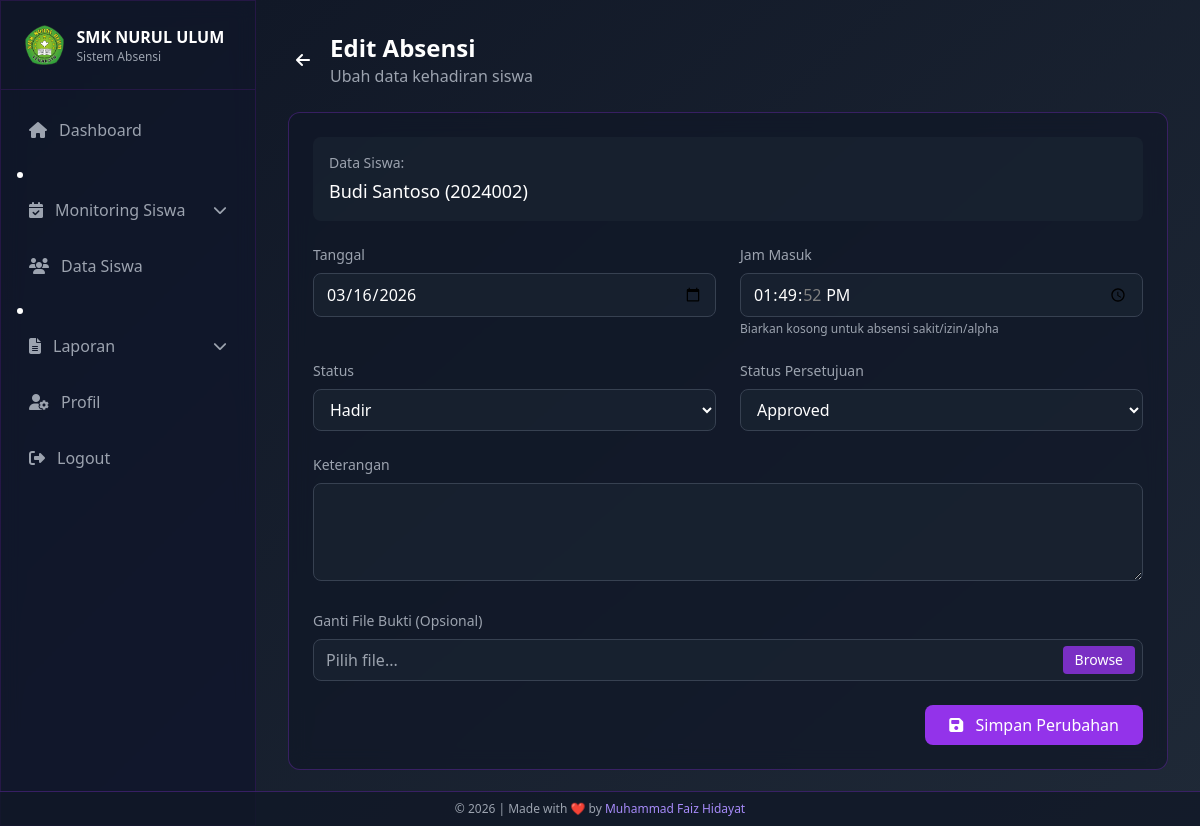
Page /admin/absensi/edit.php?id=57 (signed in) on the committed database.
### tables this page shows
CREATE TABLE `absensi` (
  `id` int NOT NULL AUTO_INCREMENT,
  `siswa_id` int NOT NULL,
  `tanggal` date NOT NULL,
  `jam_masuk` time DEFAULT NULL,
  `status` enum('Hadir','Sakit','Izin','Terlambat','Alpha') NOT NULL,
  `keterangan` text,
  `bukti_foto` varchar(255) DEFAULT NULL,
  `bukti_file` varchar(255) DEFAULT NULL,
  `approval_status` enum('Pending','Approved','Rejected') DEFAULT 'Pending',
  `created_at` timestamp NOT NULL DEFAULT CURRENT_TIMESTAMP,
  `updated_at` timestamp NOT NULL DEFAULT CURRENT_TIMESTAMP ON UPDATE CURRENT_TIMESTAMP,
  PRIMARY KEY (`id`),
  KEY `siswa_id` (`siswa_id`),
  KEY `tanggal` (`tanggal`),
  CONSTRAINT `fk_absensi_siswa` FOREIGN KEY (`siswa_id`) REFERENCES `siswa` (`id`) ON DELETE CASCADE
);

CREATE TABLE `siswa` (
  `id` int NOT NULL AUTO_INCREMENT,
  `user_id` int DEFAULT NULL COMMENT 'FK ke tabel users',
  `nis` varchar(20) NOT NULL,
  `nama_lengkap` varchar(100) NOT NULL,
  `kelas` enum('10','11','12') NOT NULL,
  `jurusan` enum('RPL','DKV','AK','BR','MP','TKR','TKJ','TSM','TKI','OTKP') NOT NULL,
  `email` varchar(100) NOT NULL,
  `password` varchar(255) NOT NULL,
  `foto_profil` varchar(255) DEFAULT 'assets/default/photo-profile.png',
  `created_at` timestamp NOT NULL DEFAULT CURRENT_TIMESTAMP,
  `updated_at` timestamp NOT NULL DEFAULT CURRENT_TIMESTAMP ON UPDATE CURRENT_TIMESTAMP,
  PRIMARY KEY (`id`),
  UNIQUE KEY `nis` (`nis`),
  UNIQUE KEY `email` (`email`),
  KEY `fk_siswa_user` (`user_id`),
  CONSTRAINT `fk_siswa_user` FOREIGN KEY (`user_id`) REFERENCES `users` (`id`) ON DELETE SET NULL
);

### admin/absensi/edit.php (the view, shortened to what this page needs)
<?php
require_once '../../config/database.php';
$id = $_GET['id'];
$sql = "SELECT a.*, s.nama_lengkap, s.nis
        FROM absensi a
        JOIN siswa s ON a.siswa_id = s.id
        WHERE a.id = :id";
$stmt = $conn->prepare($sql);
$stmt->execute(['id' => $id]);
$absensi = $stmt->fetch(PDO::FETCH_ASSOC);
?>
<!DOCTYPE html>
<html lang="en">
<head>
    <script src="https://cdn.tailwindcss.com"></script>
    <link rel="stylesheet" href="https://cdnjs.cloudflare.com/ajax/libs/font-awesome/6.4.2/css/all.min.css">
</head>
<body class="min-h-screen text-white bg-fixed">
    <aside id="sidebar"
        class="fixed top-0 left-0 h-screen w-64 glass-effect border-r border-purple-900/30 z-50 sidebar-transition -translate-x-full lg:translate-x-0">
        <div class="flex items-center justify-between p-4 lg:p-6 border-b border-purple-900/30">
            <div class="flex items-center gap-3">
                <img src="../../assets/default/logosmk.png" alt="SMK NURUL ULUM" class="h-8 lg:h-10 w-auto">
                <div>
                    <h1 class="font-semibold text-sm lg:text-base">SMK NURUL ULUM</h1>
                    <p class="text-xs text-gray-400">Sistem Absensi</p>
                </div>
            </div>
        </div>
        <nav class="p-4 space-y-2 overflow-y-auto no-scrollbar" style="max-height: calc(100vh - 76px);">
            <a href="../dashboard/"
                class="flex items-center gap-3 text-gray-400 p-3 rounded-lg hover:bg-purple-500/10 transition-colors">
                <i class="fas fa-home"></i><span>Dashboard</span>
            </a>
            <li class="relative group">
                <button
                    class="flex items-center gap-3 text-gray-400 p-3 rounded-lg hover:bg-purple-500/10 transition-colors w-full">
                    <i class="fas fa-calendar-check"></i><span>Monitoring Siswa</span>
                    <i class="fas fa-chevron-down ml-auto text-sm"></i>
                </button>
            </li>
            <a href="../siswa/"
                class="flex items-center gap-3 text-gray-400 p-3 rounded-lg hover:bg-purple-500/10 transition-colors">
                <i class="fas fa-users"></i><span>Data Siswa</span>
            </a>
            <li class="relative group">
                <button
                    class="flex items-center gap-3 text-gray-400 p-3 rounded-lg hover:bg-purple-500/10 transition-colors w-full">
                    <i class="fas fa-file-alt"></i><span>Laporan</span>
                    <i class="fas fa-chevron-down ml-auto text-sm"></i>
                </button>
            </li>
            <a href="../profil/"
                class="flex items-center gap-3 text-gray-400 p-3 rounded-lg hover:bg-purple-500/10 transition-colors">
                <i class="fas fa-user-cog"></i><span>Profil</span>
            </a>
            <a href="../logout.php"
                class="flex items-center gap-3 text-gray-400 p-3 rounded-lg hover:bg-red-500/10 hover:text-red-500 transition-colors mt-10">
                <i class="fas fa-sign-out-alt"></i><span>Logout</span>
            </a>
        </nav>
    </aside>
    <main class="lg:ml-64 min-h-screen bg-gradient-to-br from-gray-900 to-gray-800 transition-all duration-300">
        <div class="p-4 lg:p-8">
            <div class="max-w-4xl mx-auto">
                <div class="flex items-center mb-6">
                    <a href="index.php?id=<?= $id ?>"
                        class="mr-3 p-2 rounded-full hover:bg-gray-800/60 transition-colors">
                        <i class="fas fa-arrow-left"></i>
                    </a>
                    <div>
                        <h1 class="text-xl md:text-2xl font-bold">Edit Absensi</h1>
                        <p class="text-sm md:text-base text-gray-400">Ubah data kehadiran siswa</p>
                    </div>
                </div>
                <div class="glass-effect rounded-xl p-4 md:p-6 mb-6 animate-fade-in">
                    <form method="POST" enctype="multipart/form-data">
                        <div class="mb-6 p-4 bg-gray-800/50 rounded-lg">
                            <p class="text-sm text-gray-400 mb-1">Data Siswa:</p>
                            <p class="text-base md:text-lg font-medium break-words">
                                <?= htmlspecialchars($absensi['nama_lengkap']) ?>
                                (<?= htmlspecialchars($absensi['nis']) ?>)</p>
                        </div>
                        <div class="grid grid-cols-1 md:grid-cols-2 gap-4 md:gap-6 mb-6">
                            <div>
                                <label for="tanggal" class="block text-sm text-gray-400 mb-2">Tanggal</label>
                                <input type="date" id="tanggal" name="tanggal" value="<?= $absensi['tanggal'] ?>"
                                    required
                                    class="w-full bg-gray-800/50 border border-gray-700 rounded-lg px-3 py-3 md:py-2 text-white focus:outline-none focus:border-purple-500 touch-target">
                            </div>
                            <div>
                                <label for="jam_masuk" class="block text-sm text-gray-400 mb-2">Jam Masuk</label>
                                <input type="time" id="jam_masuk" name="jam_masuk"
                                    value="<?= $absensi['jam_masuk'] !== '00:00:00' ? $absensi['jam_masuk'] : '' ?>"
                                    class="w-full bg-gray-800/50 border border-gray-700 rounded-lg px-3 py-3 md:py-2 text-white focus:outline-none focus:border-purple-500 touch-target">
                                <p class="text-xs text-gray-400 mt-1">Biarkan kosong untuk absensi sakit/izin/alpha</p>
                            </div>
                            <div>
                                <label for="status" class="block text-sm text-gray-400 mb-2">Status</label>
                                <select id="status" name="status" required onchange="toggleTimeVisibility()"
                                    class="w-full bg-gray-800/50 border border-gray-700 rounded-lg px-3 py-3 md:py-2 text-white focus:outline-none focus:border-purple-500 touch-target">
                                    <option value="Hadir" <?= $absensi['status'] == 'Hadir' ? 'selected' : '' ?>>Hadir
                                    </option>
                                </select>
                            </div>
                            <div>
                                <label for="approval_status" class="block text-sm text-gray-400 mb-2">Status
                                    Persetujuan</label>
                                <select id="approval_status" name="approval_status" required
                                    class="w-full bg-gray-800/50 border border-gray-700 rounded-lg px-3 py-3 md:py-2 text-white focus:outline-none focus:border-purple-500 touch-target">
                                    <option value="Approved" <?= $absensi['approval_status'] == 'Approved' ? 'selected' : '' ?>>Approved</option>
                                </select>
                            </div>
                        </div>
                        <div class="mb-6">
                            <label for="keterangan" class="block text-sm text-gray-400 mb-2">Keterangan</label>
                            <textarea id="keterangan" name="keterangan" rows="3"
                                class="w-full bg-gray-800/50 border border-gray-700 rounded-lg px-3 py-3 text-white focus:outline-none focus:border-purple-500 touch-target"><?= htmlspecialchars($absensi['keterangan']) ?></textarea>
                        </div>
                        <div class="mb-6">
                            <label for="bukti_file" class="block text-sm text-gray-400 mb-2">Ganti File Bukti
                                (Opsional)</label>
                            <div class="relative">
                                <input type="text" id="file_name" readonly placeholder="Pilih file..."
                                    class="w-full bg-gray-800/50 border border-gray-700 rounded-lg px-3 py-3 md:py-2 text-white cursor-pointer touch-target"
                                    onclick="document.getElementById('bukti_file').click()">
                                <button type="button" onclick="document.getElementById('bukti_file').click()"
                                    class="absolute right-2 top-1/2 -translate-y-1/2 px-3 py-1 bg-purple-600/80 hover:bg-purple-600 rounded text-sm">
                                    Browse
                                </button>
                            </div>
                        </div>
                        <div class="flex justify-end">
                            <button type="submit"
                                class="w-full md:w-auto px-6 py-3 md:py-2 bg-purple-600 hover:bg-purple-700 text-white rounded-lg transition-colors font-medium">
                                <i class="fas fa-save mr-2"></i> Simpan Perubahan
                            </button>
                        </div>
                    </form>
                </div>
            </div>
        </div>
    </main>
</body>
</html>

### admin/absensi/edit.php (style rules this page uses)
.glass-effect { background: rgba(17, 24, 39, 0.7); backdrop-filter: blur(10px); border: 1px solid rgba(147, 51, 234, 0.3); }
body { background: linear-gradient(135deg, #0F172A 0%, #1E1B4B 100%); }
.sidebar-transition { transition: transform 0.3s ease-in-out; }
.no-scrollbar { -ms-overflow-style: none; scrollbar-width: none; }
.animate-fade-in { animation: fadeIn 0.3s ease forwards; }

### rows in the picture
absensi: siswa.nama_lengkap "Budi Santoso", siswa.nis "2024002", tanggal "03/16/2026", jam_masuk "13:49:52", status "Hadir", approval_status "Approved"
